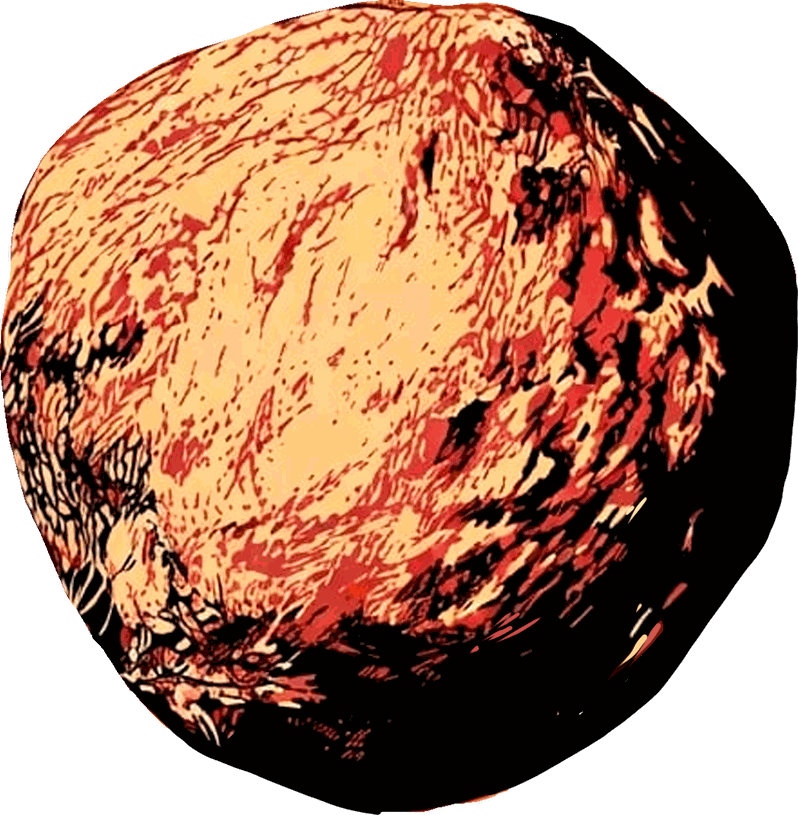
#> input picture assets/art/boulder.png, 798 x 815 px
$ python build_icons.py
#> lines starting #> are read from the running program, lines starting #| are printed output that depends on the picture
"""Generate the app icon and splash art from the extracted boulder sprite.

Expo wants a 1024x1024 icon. Android's adaptive icon crops to a circle on many
launchers and masks aggressively, so its foreground gets a much wider margin —
the safe zone is only the middle 66%.
"""
import os

from PIL import Image

ART = os.path.join(os.path.dirname(__file__), "..", "assets", "art")
ASSETS = os.path.join(os.path.dirname(__file__), "..", "assets")

CREAM = (251, 235, 210, 255)
INK = (27, 13, 7, 255)


def centred(sprite, canvas_px, fill_fraction, background):
    """Fit `sprite` into a square canvas, occupying `fill_fraction` of its width."""
    target = round(canvas_px * fill_fraction)
    scale = target / max(sprite.width, sprite.height)
    resized = sprite.resize(
        (max(1, round(sprite.width * scale)), max(1, round(sprite.height * scale))),
        Image.LANCZOS,
    )
    canvas = Image.new("RGBA", (canvas_px, canvas_px), background)
    canvas.alpha_composite(
        resized,
        ((canvas_px - resized.width) // 2, (canvas_px - resized.height) // 2),
    )
    return canvas


def main():
    boulder = Image.open(os.path.join(ART, "boulder.png")).convert("RGBA")
#> boulder is the input picture: PIL image 798x815 RGBA; mean R, G, B, A 115.4, 72, 49.1, 198
    boulder = boulder.crop(boulder.getbbox())

    jobs = [
        # (filename, size, fill fraction, background)
        ("icon.png", 1024, 0.78, CREAM),
        ("splash-icon.png", 1024, 0.62, (0, 0, 0, 0)),
        ("favicon.png", 96, 0.82, CREAM),
        # Adaptive icon: Android masks hard, so keep well inside the safe zone.
        ("android-icon-foreground.png", 1024, 0.52, (0, 0, 0, 0)),
        ("android-icon-monochrome.png", 1024, 0.52, (0, 0, 0, 0)),
    ]
    for name, size, fill, bg in jobs:
        img = centred(boulder, size, fill, bg)
        if name == "android-icon-monochrome.png":
            # Monochrome layers are treated as a silhouette: alpha is all that
            # is read, so flatten the colour to ink.
            alpha = img.getchannel("A")
            img = Image.new("RGBA", img.size, INK)
            img.putalpha(alpha)
        img.save(os.path.join(ASSETS, name), optimize=True)
        print(f"{name:32} {size}x{size}")
#> this loop made 5 passes
#> pass 1, in centred, `canvas = Image.new("RGBA", (canvas_px, canvas_px), background)`:
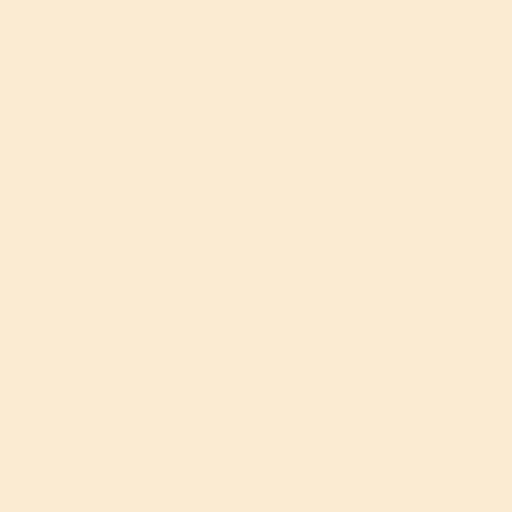
#> canvas: PIL image 1024x1024 RGBA (shown at 1/2 size); mean R, G, B, A 251, 235, 210, 255
#> pass 1, in main, `img = centred(boulder, size, fill, bg)`:
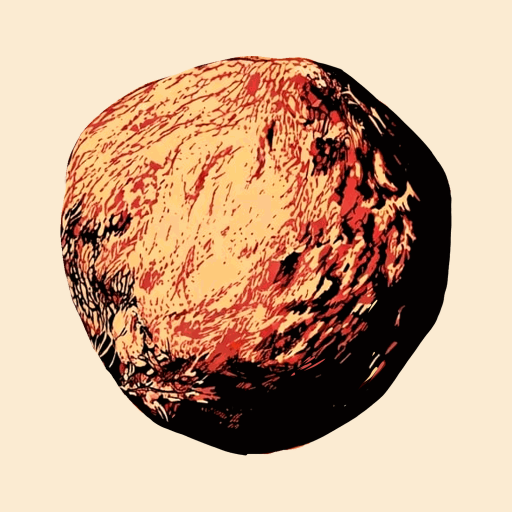
#> img: PIL image 1024x1024 RGBA (shown at 1/2 size); mean R, G, B, A 202.9, 168.8, 141.9, 255
#> pass 2, in centred (call 2), `resized = sprite.resize( (max(1, round(sprite.width * scale)), max(1, ..`:
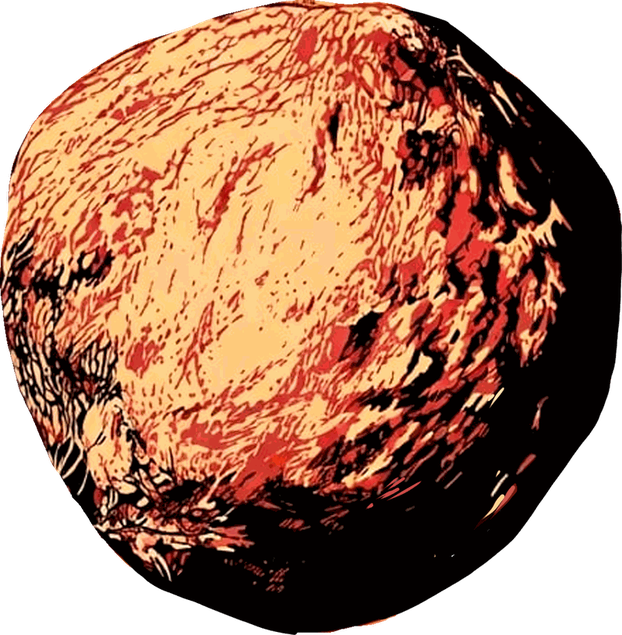
#> resized: PIL image 622x635 RGBA; mean R, G, B, A 115.2, 71.9, 49, 198; transparent parts drawn white
#> after the loop:
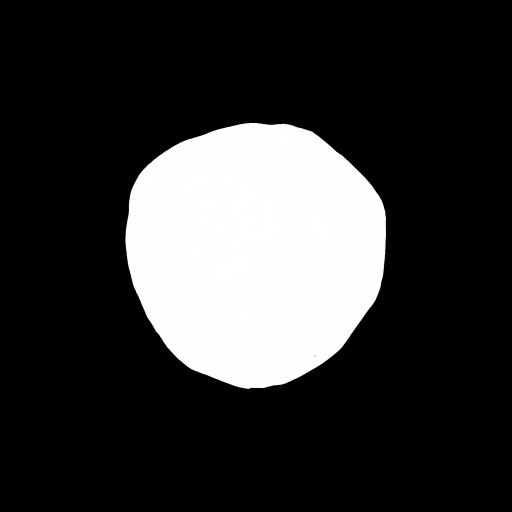
#> alpha: PIL image 1024x1024 L (shown at 1/2 size); min 0, max 255, mean 52.3
#> after the loop:
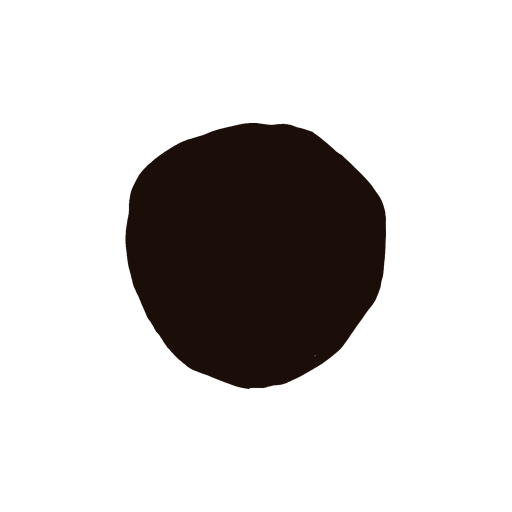
#> img: PIL image 1024x1024 RGBA (shown at 1/2 size); mean R, G, B, A 27, 13, 7, 52.3; transparent parts drawn white

    flat = Image.new("RGBA", (1024, 1024), CREAM)
    flat.save(os.path.join(ASSETS, "android-icon-background.png"), optimize=True)
    print(f"{'android-icon-background.png':32} 1024x1024 (flat)")


if __name__ == "__main__":
    main()

$ run again, with assets/art/slope.png copied over assets/art/boulder.png
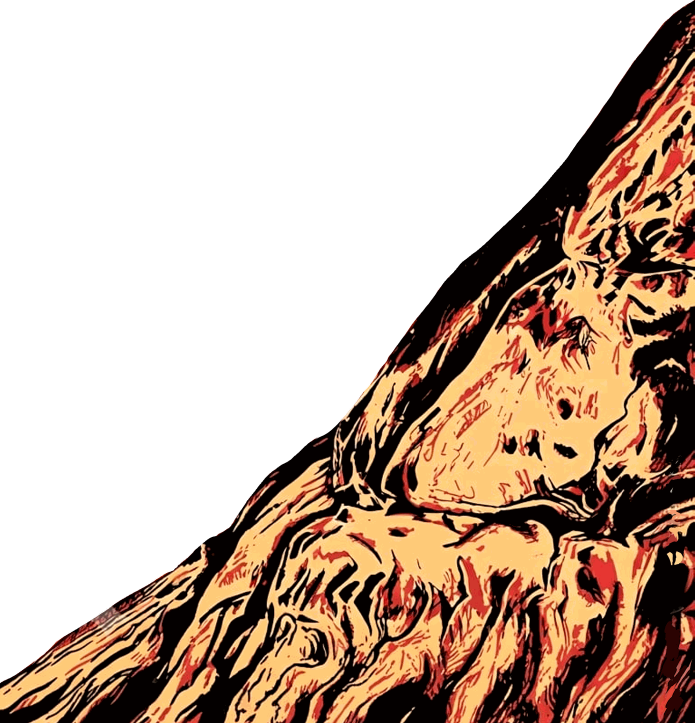
#> input picture assets/art/slope.png, 1389 x 1446 px (shown at 1/2 size)
#> in main, boulder is the input picture: PIL image 1389x1446 RGBA; mean R, G, B, A 66.7, 46.1, 31, 120.8
#> after the loop in main, `for name, size, fill, bg in jobs:`:
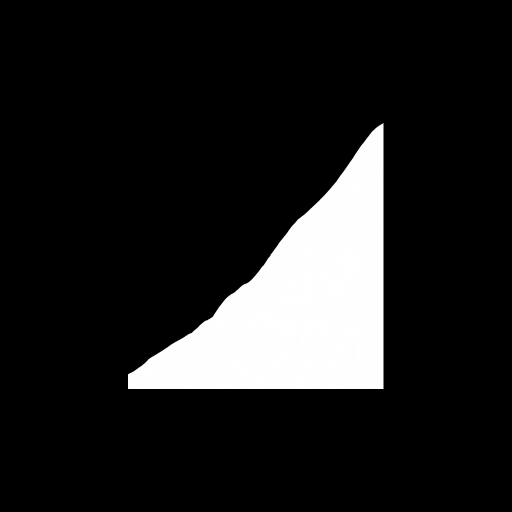
#> alpha: PIL image 1024x1024 L (shown at 1/2 size); min 0, max 255, mean 31.3
#> after the loop in main, `for name, size, fill, bg in jobs:`:
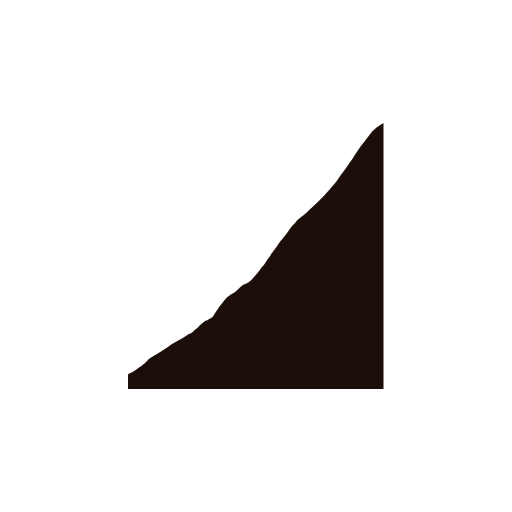
#> img: PIL image 1024x1024 RGBA (shown at 1/2 size); mean R, G, B, A 27, 13, 7, 31.3; transparent parts drawn white
